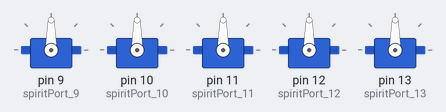
A sketch run on a simulated Arduino Uno, built with avr-gcc and run on an emulated ATmega328P. On the bench: 5 × servo. Random numbers use the default seed unless the sketch sets one.

Above: at 0.1 s.
At 4.9 s:
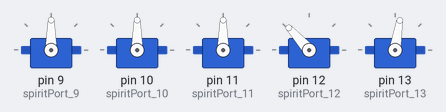
At 12.6 s:
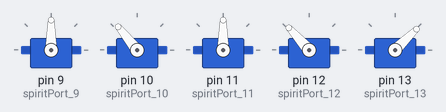
At 26.6 s:
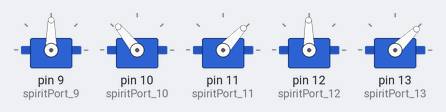
At 32.3 s:
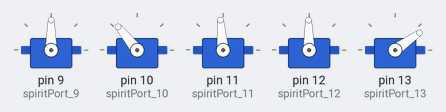
At 35.3 s:
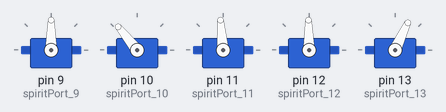
Timing chart, 0 to 40.0 s (numbered marks = the images above):
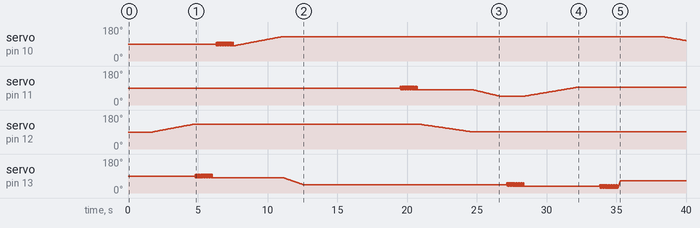

Measured:
- by itself, servo on pin 12 (spiritPort_12): rises from 90° to 132° in 3.0 s, then falls to 91° in 19.9 s

The sketch:

servoSpirits.ino
```cpp
#include <Servo.h>

Servo myservo;

const byte numSpirits = 5; //starts in port 9, it goes until port 13

Servo spiritPort_9;
Servo spiritPort_10;
Servo spiritPort_11;
Servo spiritPort_12;
Servo spiritPort_13;

int resetPin = 2;

byte posSpirit[numSpirits];
byte actSpirit[numSpirits];
byte whichSpirit[numSpirits];

  // create servo object to control a servo
// twelve servo objects can be created on most boards

byte pos = 0;    // variable to store the servo position
unsigned int longDelay = 1000;
unsigned int shortDelay = 90;

void setup() {

  //Serial.begin(9600);

  switch(numSpirits){
    case 1:
      spiritPort_9.attach(9);
      break;
    case 2:
      spiritPort_9.attach(9);
      spiritPort_10.attach(10);
      break;
    case 3:
      spiritPort_9.attach(9);
      spiritPort_10.attach(10);
      spiritPort_11.attach(11);
      break;
    case 4:
      spiritPort_9.attach(9);
      spiritPort_10.attach(10);
      spiritPort_11.attach(11);
      spiritPort_12.attach(12);
      break;
    case 5:

      spiritPort_9.attach(9);
      spiritPort_10.attach(10);
      spiritPort_11.attach(11);
      spiritPort_12.attach(12);
      spiritPort_13.attach(13);
      break;
    default:
      break;
    }
      //myservo.attach(13);  // attaches the servo on pin 9 to the servo object

  digitalWrite(resetPin, HIGH);
  delay(200);
  pinMode(resetPin, OUTPUT);
}

byte countCyclesToReset = 0;

void loop() {
  setupParameters();
  executeActions();
  countCyclesToReset++;
  if (countCyclesToReset >= 10){
    digitalWrite(resetPin, HIGH);
    digitalWrite(resetPin, LOW);

    countCyclesToReset = 0;
  }
}

// MAIN ACTION FUNCTIONS

void setupParameters(){
  for (byte iSpirit = 0; iSpirit <= numSpirits; iSpirit++){
    //byte whichRandomNumber = randomNumber(1,4);
    actSpirit[iSpirit] = randomNumber(1,4);
    whichSpirit[iSpirit] = randomNumber(1,6);
  }
}

void executeActions(){
  for (byte iSpiritSeq = 0; iSpiritSeq <= numSpirits; iSpiritSeq++){

    byte whichCase = actSpirit[iSpiritSeq];
    byte iSpirit = whichSpirit[iSpiritSeq];

    if(whichCase == 1){
        rattle(iSpirit);
    }
    else if(whichCase == 2){
        turn(iSpirit);
    }

    else if(whichCase == 3){
      unsigned int waitRandomTime = randomNumber(500, 5000);
      delay(waitRandomTime);
    }
  }
}

// BASIC FUNCTIONS

void turn(byte spiritNumber){

  byte initialPosition = positionSpirit(spiritNumber); //posSpirit[spiritNumber];
  byte randomAngle = randomNumber(30, 60);
  byte randomSpeed = randomNumber(1, 100);

  if (initialPosition - randomAngle < 0){

    for (byte iMove = initialPosition;
              iMove <= initialPosition + randomAngle;
              iMove++){
      //posSpirit[spiritNumber] = iMove;
      moveSpirit(spiritNumber, iMove);
      delay(randomSpeed);
    }
  }
  else if (initialPosition + randomAngle > 180){

    for (byte iMove = initialPosition;
              iMove >= initialPosition - randomAngle;
              iMove--){
      //posSpirit[spiritNumber] = iMove;
      moveSpirit(spiritNumber, iMove);
      delay(randomSpeed);
    }
   }
  else {

    byte upORdown = random(0,2);
    if (upORdown == 1){
      //Serial.print(upORdown);
      for (byte iMove = initialPosition;
                iMove <= initialPosition + randomAngle;
                iMove++){
        //posSpirit[spiritNumber] = iMove;
        moveSpirit(spiritNumber, iMove);
        delay(randomSpeed);
      }
    }

    else {
      //Serial.print(upORdown);
      for (byte iMove = initialPosition;
                iMove >= initialPosition - randomAngle;
                iMove--){
        //posSpirit[spiritNumber] = iMove;
        moveSpirit(spiritNumber, iMove);
        delay(randomSpeed);
    }
   }

  }

}

void rattle(byte spiritNumber){

  byte initialPosition = positionSpirit(spiritNumber);
  byte rattleUp = 1;

  for (byte iRattle = 0; iRattle <= 20; iRattle++){
    if (rattleUp == 1){
      moveSpirit(spiritNumber, initialPosition + 9);
      delay(30);
      rattleUp = 0;
    }
    if (rattleUp == 0) {
      moveSpirit(spiritNumber, initialPosition - 9);
      delay(30);
      rattleUp = 1;
    }
  }
}

byte randomNumber(byte minValue, byte maxValue){
  // randomSeed(analogRead(0));
  byte randomValue = random(minValue, maxValue);
  return randomValue;
}

void moveSpirit(byte spiritNumber, byte moveAngle){


  if (spiritNumber == 0 ){
      spiritPort_9.write(moveAngle);}
  else if (spiritNumber == 1 ){
      spiritPort_10.write(moveAngle);}
  else if (spiritNumber == 2 ){
      spiritPort_11.write(moveAngle);}
  else if (spiritNumber == 3 ){
      spiritPort_12.write(moveAngle);}
  else if (spiritNumber == 4 ){
      spiritPort_13.write(moveAngle);}

    if (posSpirit[spiritNumber] < 0){
      posSpirit[spiritNumber] = 0;
    }
    else if (posSpirit[spiritNumber] > 180) {
      posSpirit[spiritNumber] = 180;
    }
}

byte positionSpirit(byte spiritNumber){


  if (spiritNumber == 0 ){
      return spiritPort_9.read();}
  else if (spiritNumber == 1 ){
      return spiritPort_10.read();}
  else if (spiritNumber == 2 ){
      return spiritPort_11.read();}
  else if (spiritNumber == 3 ){
      return spiritPort_12.read();}
  else if (spiritNumber == 4 ){
      return spiritPort_13.read();}

}
```
